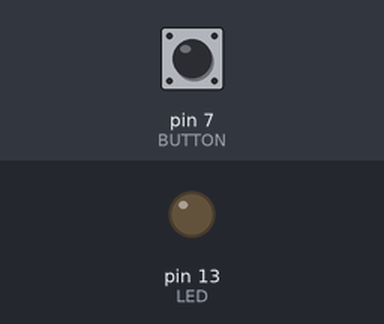
A sketch run on a simulated Arduino Uno, built with avr-gcc and run on an emulated ATmega328P. On the bench: output pins drawn as LEDs (lit = HIGH). The inputs (shaded band) are chosen by the test bench; at power-on: pin 7 (BUTTON) LOW.

Above: at 1.2 s.
1.3 s: pin 7 (BUTTON) pulled HIGH for 0.15 s
At 1.37 s:
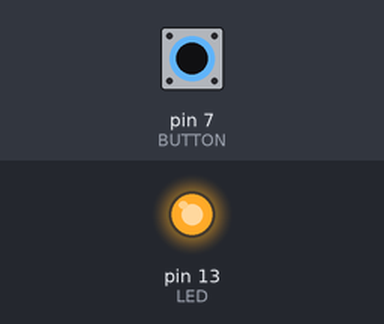
2.9 s: pin 7 (BUTTON) pulled HIGH for 3.2 s
At 7.3 s:
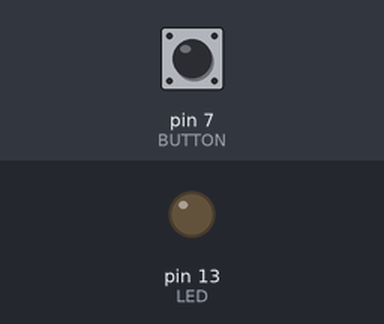
Timing chart, 0 to 8.8 s (numbered marks = the images above; inputs shaded):
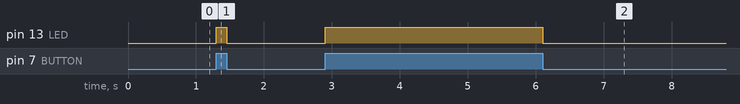

Measured:
- after the input at 1.3 s, pin 13 (LED): LOW → HIGH at once, → LOW 0.15 s later
- after the input at 2.9 s, pin 13 (LED): LOW → HIGH at once, → LOW 3.2 s later

The sketch:

ButtonPress.ino
```cpp
// Turn on LED while the button is pressed

const int LED = 13;

const int BUTTON = 7;

int val = 0;

void setup() {
  pinMode(LED, OUTPUT);
  pinMode(BUTTON, INPUT);
}

void loop() {
  val = digitalRead(BUTTON);

  // check whether the input is HIGH (button pressed)
  if (val == HIGH)
    digitalWrite(LED, HIGH);
  else
    digitalWrite(LED, LOW);
}
```
